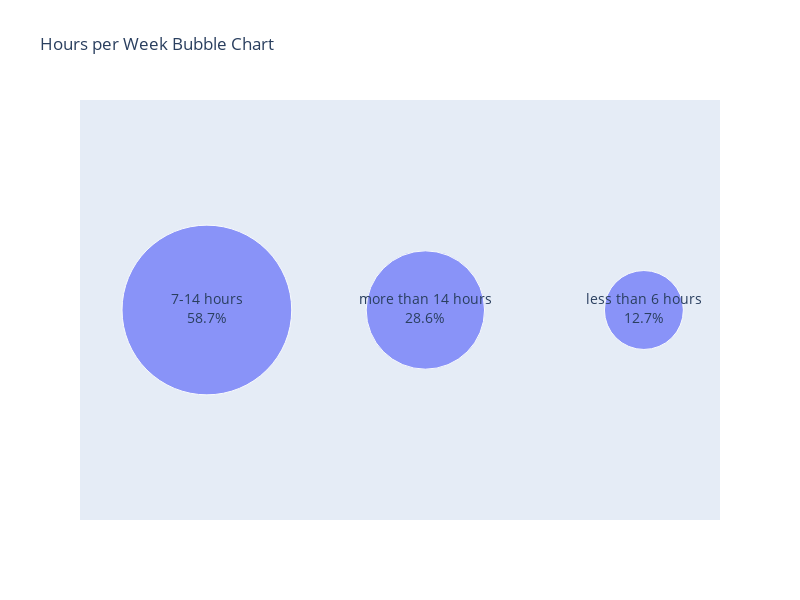

Notebook source saved alongside this figure:
### Markdown cell above
## ***How many hours per week can you commit to learning?***

### Code cell
hour_count = df['hours_per_week'].value_counts()
hour_percent = df['hours_per_week'].value_counts(normalize=True) * 100

hours_summary = pd.DataFrame({
    "frequency" : hour_count,
    "percentage" : hour_percent.round(1)
})
print(hours_summary)

hour_df = hour_count.reset_index()
hour_df.columns = ['hours_levels', 'counts'] # Declaring column names
hour_df['percentage'] = hour_percent.values


# VISUALIZING THE HOURS COMMITTED
# library
import plotly.express as px

# Creating a grid layout
n = len(hour_df) # Getting the number of categorise

# Creating artificial coordinates
grid_x = np.arange(n) % 4   # 4 columns
grid_y = np.arange(n) // 4  # rows

# Adding percentage labels
hour_df["label"] = hour_df["hours_levels"].astype(str) + "<br>" + hour_df["percentage"].round(1).astype(str) + "%"

# Bubble chart
fig = px.scatter(
    hour_df,
    x=grid_x, 
    y=grid_y,
    size="counts",
    text="label",
    hover_data={"counts": True, "percentage": True},
    size_max=120,
    title="Hours per Week Bubble Chart"
)

# Improve layout
fig.update_traces(textposition="middle center", textfont_size=14)
fig.update_xaxes(visible=False)
fig.update_yaxes(visible=False)
fig.update_layout(
    width=800, height=600,
    showlegend=False
)

fig.show()

### Figure 1 — Plotly figure (JSON) as saved in the notebook; plotly's stock layout.template omitted (floating-point values rounded to 4 significant figures)
{"data": [{"customdata": [[37.0, 58.73], [18.0, 28.57], [8.0, 12.7]], "hovertemplate": "x=%{x}<br>y=%{y}<br>counts=%{customdata[0]}<br>label=%{text}<br>percentage=%{customdata[1]}<extra></extra>", "legendgroup": "", "marker": {"color": "#636efa", "size": [37, 18, 8], "sizemode": "area", "sizeref": 0.002569, "symbol": "circle"}, "mode": "markers+text", "name": "", "orientation": "v", "showlegend": false, "text": ["7-14 hours<br>58.7%", "more than 14 hours<br>28.6%", "less than 6 hours<br>12.7%"], "textfont": {"size": 14}, "textposition": "middle center", "type": "scatter", "x": [0, 1, 2], "xaxis": "x", "y": [0, 0, 0], "yaxis": "y"}], "layout": {"height": 600, "legend": {"itemsizing": "constant", "tracegroupgap": 0}, "showlegend": false, "title": {"text": "Hours per Week Bubble Chart"}, "width": 800, "xaxis": {"anchor": "y", "domain": [0, 1], "title": {"text": "x"}, "visible": false}, "yaxis": {"anchor": "x", "domain": [0, 1], "title": {"text": "y"}, "visible": false}}}
